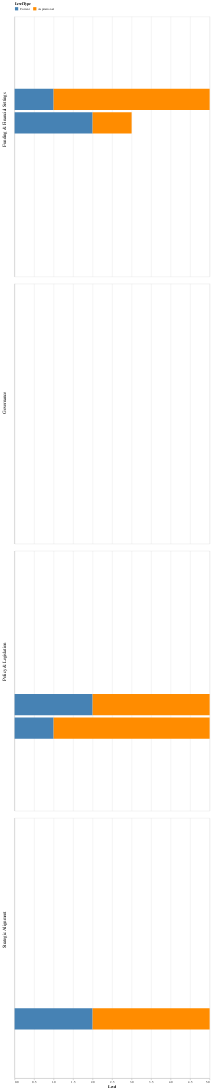

Source (notebook cell):
### Code cell
import pandas as pd
import altair as alt

# 1) Préparez votre dataframe « melté »
df = pd.DataFrame({
    "question": questions,
    "category": categories,
    "Current": current,
    "Aspirational": aspirational
})
df = df.melt(
    id_vars=["question","category"],
    value_vars=["Current","Aspirational"],
    var_name="LevelType",
    value_name="Level"
)

# 2) Construisez la figure
chart = alt.Chart(df).mark_bar().encode(
    x=alt.X("Level:Q", scale=alt.Scale(domain=(0,5)), title="Level"),
    y=alt.Y("question:N",
            sort=questions[::-1],
            axis=alt.Axis(title=None, labels=False, ticks=False)
    ),
    color=alt.Color("LevelType:N",
                    scale=alt.Scale(domain=["Current","Aspirational"],
                                    range=["steelblue","darkorange"]),
                    legend=alt.Legend(orient="top")
    )
).properties(
    width=600,
    height=200*len(df.category.unique())
)

# 3) Facettez par catégorie en rangées,
#    avec l’entête placé à gauche et en verticale
facet = chart.facet(
    row=alt.Row("category:N", 
                header=alt.Header(
                    title=None,
                    labelOrient="left",
                    labelAngle=270,
                    labelAlign="left",
                    labelPadding=10,
                    labelFontSize=14
                )
    )
).resolve_scale(x="shared")

facet

### Figure 1 — Vega-Lite specification as saved in the notebook (floating-point values rounded to 4 significant figures)
{"config": {"view": {"continuousWidth": 300, "continuousHeight": 300}}, "data": {"name": "data-d04bd8f960480a2a3b3a627124e63b0a"}, "facet": {"row": {"field": "category", "header": {"labelAlign": "left", "labelAngle": 270, "labelFontSize": 14, "labelOrient": "left", "labelPadding": 10, "title": null}, "type": "nominal"}}, "spec": {"mark": {"type": "bar"}, "encoding": {"color": {"field": "LevelType", "legend": {"orient": "top"}, "scale": {"domain": ["Current", "Aspirational"], "range": ["steelblue", "darkorange"]}, "type": "nominal"}, "x": {"field": "Level", "scale": {"domain": [0, 5]}, "title": "Level", "type": "quantitative"}, "y": {"axis": {"labels": false, "ticks": false, "title": null}, "field": "question", "sort": ["Does the program have effective assurance mechanisms?", "Does the program have regular and effective reporting?", "Is the governance framework independent and accountable to stakeholders?", "Does the program have documentation defining how governance of the program will work (i.e., a governance framework)?", "Does the program have sufficient funding arrangements?", "Has an entity been assigned or established to manage the program?", "Is there a legislation/regulation framework for the program?", "Have you decided which parts of government will be invited/mandated to participate in the program?", "Have specific program objectives been identified and embedded?", "Are insurance program objectives aligned with broader policy agendas?", "Has the government assessed the benefits of an insurance program?"], "type": "nominal"}}, "height": 800, "width": 600}, "resolve": {"scale": {"x": "shared"}}, "$schema": "https://vega.github.io/schema/vega-lite/v5.17.0.json", "datasets": {"data-d04bd8f960480a2a3b3a627124e63b0a": [{"question": "Has the government assessed the benefits of an insurance program?", "category": "Strategic Alignment", "LevelType": "Current", "Level": 0}, {"question": "Are insurance program objectives aligned with broader policy agendas?", "category": "Strategic Alignment", "LevelType": "Current", "Level": 0}, {"question": "Have specific program objectives been identified and embedded?", "category": "Strategic Alignment", "LevelType": "Current", "Level": 2}, {"question": "Have you decided which parts of government will be invited/mandated to participate in the program?", "category": "Policy & Legislation", "LevelType": "Current", "Level": 1}, {"question": "Is there a legislation/regulation framework for the program?", "category": "Policy & Legislation", "LevelType": "Current", "Level": 2}, {"question": "Has an entity been assigned or established to manage the program?", "category": "Policy & Legislation", "LevelType": "Current", "Level": 0}, {"question": "Does the program have sufficient funding arrangements?", "category": "Funding & Financial Settings", "LevelType": "Current", "Level": 2}, {"question": "Does the program have documentation defining how governance of the program will work (i.e., a governance framework)?", "category": "Funding & Financial Settings", "LevelType": "Current", "Level": 1}, {"question": "Is the governance framework independent and accountable to stakeholders?", "category": "Governance", "LevelType": "Current", "Level": 0}, {"question": "Does the program have regular and effective reporting?", "category": "Governance", "LevelType": "Current", "Level": 0}, {"question": "Does the program have effective assurance mechanisms?", "category": "Governance", "LevelType": "Current", "Level": 0}, {"question": "Has the government assessed the benefits of an insurance program?", "category": "Strategic Alignment", "LevelType": "Aspirational", "Level": 0}, {"question": "Are insurance program objectives aligned with broader policy agendas?", "category": "Strategic Alignment", "LevelType": "Aspirational", "Level": 0}, {"question": "Have specific program objectives been identified and embedded?", "category": "Strategic Alignment", "LevelType": "Aspirational", "Level": 3}, {"question": "Have you decided which parts of government will be invited/mandated to participate in the program?", "category": "Policy & Legislation", "LevelType": "Aspirational", "Level": 4}, {"question": "Is there a legislation/regulation framework for the program?", "category": "Policy & Legislation", "LevelType": "Aspirational", "Level": 3}, {"question": "Has an entity been assigned or established to manage the program?", "category": "Policy & Legislation", "LevelType": "Aspirational", "Level": 0}, {"question": "Does the program have sufficient funding arrangements?", "category": "Funding & Financial Settings", "LevelType": "Aspirational", "Level": 1}, {"question": "Does the program have documentation defining how governance of the program will work (i.e., a governance framework)?", "category": "Funding & Financial Settings", "LevelType": "Aspirational", "Level": 4}, {"question": "Is the governance framework independent and accountable to stakeholders?", "category": "Governance", "LevelType": "Aspirational", "Level": 0}, {"question": "Does the program have regular and effective reporting?", "category": "Governance", "LevelType": "Aspirational", "Level": 0}, {"question": "Does the program have effective assurance mechanisms?", "category": "Governance", "LevelType": "Aspirational", "Level": 0}]}}
